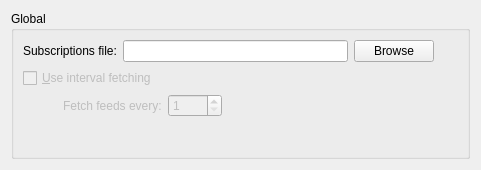
<?xml version="1.0" encoding="UTF-8"?>
<ui version="4.0">
 <author>Alessandro Cosentino</author>
 <class>ConfigDialog</class>
 <widget class="QWidget" name="ConfigDialog">
  <property name="geometry">
   <rect>
    <x>0</x>
    <y>0</y>
    <width>481</width>
    <height>170</height>
   </rect>
  </property>
  <layout class="QVBoxLayout" name="verticalLayout_4" stretch="0">
   <item>
    <widget class="QGroupBox" name="groupBox_3">
     <property name="title">
      <string comment="global settings">Global</string>
     </property>
     <layout class="QVBoxLayout" name="verticalLayout_5">
      <item>
       <layout class="QHBoxLayout" name="horizontalLayout_2">
        <item>
         <widget class="QLabel" name="label">
          <property name="text">
           <string>Subscriptions file:</string>
          </property>
         </widget>
        </item>
        <item>
         <widget class="QLineEdit" name="linePath"/>
        </item>
        <item>
         <widget class="QPushButton" name="browseButton">
          <property name="text">
           <string>Browse</string>
          </property>
         </widget>
        </item>
        <item>
         <widget class="QWidget" name="widget_3" native="true">
          <layout class="QVBoxLayout" name="verticalLayout_3"/>
         </widget>
        </item>
       </layout>
      </item>
      <item>
       <widget class="QCheckBox" name="kcfg_UseIntervalFetch">
        <property name="enabled">
         <bool>false</bool>
        </property>
        <property name="text">
         <string>&amp;Use interval fetching</string>
        </property>
       </widget>
      </item>
      <item>
       <layout class="QHBoxLayout" name="horizontalLayout">
        <item>
         <spacer>
          <property name="orientation">
           <enum>Qt::Horizontal</enum>
          </property>
          <property name="sizeType">
           <enum>QSizePolicy::Fixed</enum>
          </property>
          <property name="sizeHint" stdset="0">
           <size>
            <width>40</width>
            <height>20</height>
           </size>
          </property>
         </spacer>
        </item>
        <item>
         <widget class="QLabel" name="autoFetchIntervalLabel">
          <property name="enabled">
           <bool>false</bool>
          </property>
          <property name="text">
           <string>Fetch feeds every:</string>
          </property>
         </widget>
        </item>
        <item>
         <widget class="KIntSpinBox" name="kcfg_AutoFetchInterval">
          <property name="enabled">
           <bool>false</bool>
          </property>
          <property name="minimum">
           <number>1</number>
          </property>
          <property name="maximum">
           <number>3600</number>
          </property>
          <property name="singleStep">
           <number>10</number>
          </property>
         </widget>
        </item>
        <item>
         <spacer name="horizontalSpacer">
          <property name="orientation">
           <enum>Qt::Horizontal</enum>
          </property>
          <property name="sizeHint" stdset="0">
           <size>
            <width>40</width>
            <height>20</height>
           </size>
          </property>
         </spacer>
        </item>
       </layout>
      </item>
      <item>
       <spacer name="spacer">
        <property name="orientation">
         <enum>Qt::Vertical</enum>
        </property>
        <property name="sizeHint" stdset="0">
         <size>
          <width>20</width>
          <height>1</height>
         </size>
        </property>
       </spacer>
      </item>
     </layout>
    </widget>
   </item>
  </layout>
 </widget>
 <customwidgets>
  <customwidget>
   <class>KIntSpinBox</class>
   <extends>QSpinBox</extends>
   <header>knuminput.h</header>
  </customwidget>
 </customwidgets>
 <resources/>
 <connections/>
</ui>
